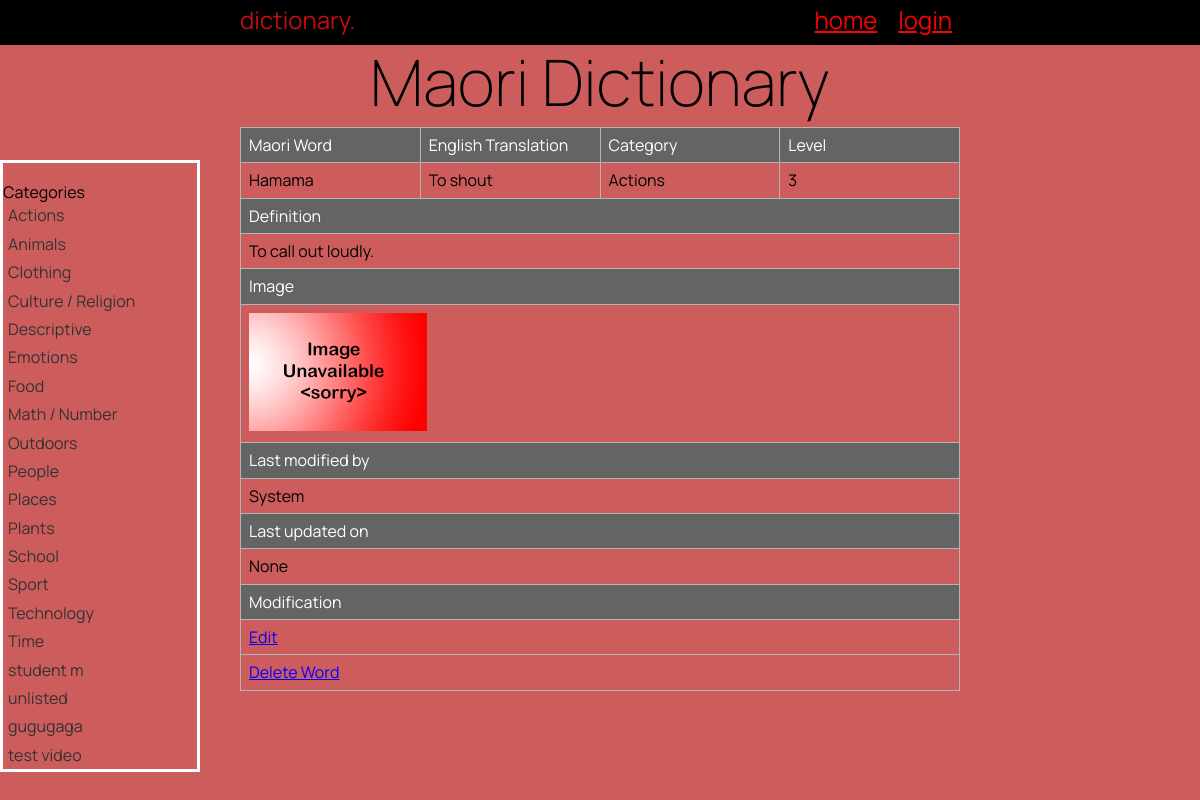
The page /word_detail/1 on the database as committed earlier.
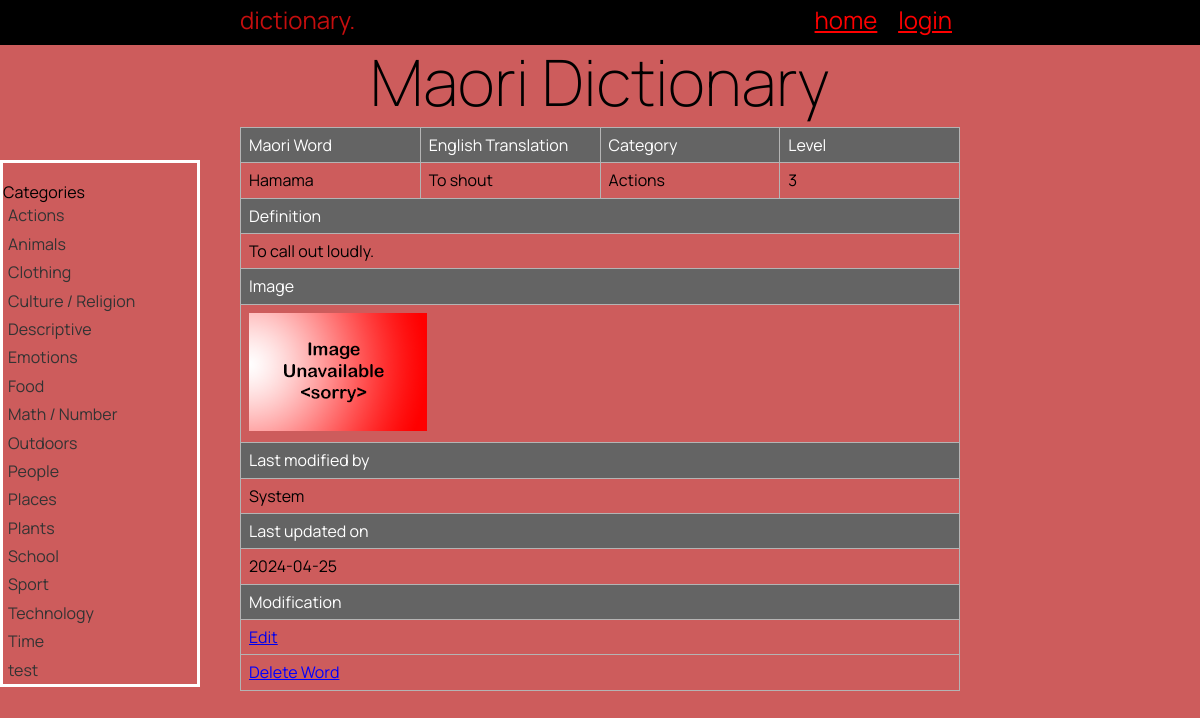
The same page on the database as committed later.
### tables this page shows
CREATE TABLE "category"
(
    cat_id        integer
        constraint category_pk
            primary key autoincrement
        constraint category_pk_2
            unique,
    category_name varchar(100)
);

CREATE TABLE "Dictionary"
(
    word_id    INTEGER
        constraint maori_words_pk
            primary key autoincrement,
    Maori      varchar(100),
    English    varchar(100),
    Definition varchar(100),
    level      INTEGER,
    image      varchar(15),
    cat_id_fk  INTEGER
        constraint cat_id_fk
            references category (""),
    user_id_fk INTEGER
        constraint user_id_fk
            references user (""),
    entry_date date
);

CREATE TABLE "user"
(
    user_id    integer
        constraint user_pk
            primary key autoincrement
        constraint user_pk_3
            unique,
    fname      varchar(200),
    lname      varchar(200),
    email      varchar(500)
        constraint user_pk_2
            unique,
    password   varchar(100),
    is_teacher integer
);

### app.py (the view)
@app.route('/word_detail/<word_id>')
def render_word_detail(word_id):
    category_list = get_list("SELECT cat_id, category_name FROM category", "")
    about_word = get_list("SELECT word_id, Maori, English, Definition, level, image, category_name, fname, "
                          " entry_date FROM Dictionary m "
                          "INNER JOIN user u on m.user_id_fk = u.user_id "
                          "INNER JOIN category c ON m.cat_id_fk = c.cat_id WHERE word_id=?", (word_id,))
    return render_template("word_detail.html", wordinfo=about_word,  logged_in=is_logged_in(),
                           categories=category_list, is_teacher=is_teacher())

### app.py (called while the page is built)
def get_list(query, params):
    with create_connection(DATABASE) as con:
        cur = con.cursor()
        if params == "":
            cur.execute(query)
        else:
            cur.execute(query, params)
        query_list = cur.fetchall()
    return query_list

def create_connection(db_file):
    try:
        connection = sqlite3.connect(db_file)
        print("Connection to database successful.")
        return connection
    except Error as e:
        print("Error connecting to database:", e)
        return None

def is_logged_in():
    if session.get('email') is None:
        return False
    else:
        return True

def is_teacher():
    return session.get('is_teacher') == 1

### templates/word_detail.html (shortened to what this page needs)
{% extends 'base.html' %}
{% block main %}
<div class="sidebar">
    <p>Categories</p>
    {% for category in categories %}
    <ul id="sidebar-links">
        <li><a href="/category/{{ category[0] }}">{{ category[1] }}</a></li>
    </ul>
    {% endfor %}
</div>
<div class="content">
    <table class="info">
        <tr class="header">
            <td style="width:25%">Maori Word</td>
            <td style="width:25%">English Translation</td>
            <td style="width:25%">Category</td>
            <td style="width:25%">Level</td>
        </tr>
        {% for id in wordinfo %}
        <tr>
            <td>{{ id[1] }}</td>
            <td>{{ id[2] }}</td>
            <td>{{ id[6] }}</td>
            <td>{{ id[4] }}</td>
        </tr>
        <tr class="header">
            <td colspan="4">Definition</td>
        </tr>
        <tr>
            <td colspan="4">{{ id[3] }}</td>
        </tr>
        <tr class="header">
            <td colspan="4">Image</td>
        </tr>
        <tr>
            <td colspan="4">
                <img src="/static/images/{{ id[5] }}.jpg">
            </td>
        </tr>
        <tr class="header">
            <td colspan="4">Last modified by</td>
        </tr>
        <tr>
            <td colspan="4">{{ id[7] }}</td>
        </tr>
        <tr class="header">
            <td colspan="4"> Last updated on</td>
        </tr>
        <tr>
            <td colspan="4">{{ id[8] }}</td>
        </tr>
        <tr class="header">
            <td colspan="4">Modification</td>
        </tr>
        <tr>
            <td colspan="4">
                <a href="/edit/{{ id[0] }}">Edit</a>
            </td>
        </tr>
        <tr>
            <td colspan="4">
                <form action="/delete_word/{{ id[0] }}" method="GET" class="inline-form">
                    <button type="submit" class="link-button">Delete Word</button>
                </form>
            </td>
        </tr>
        {% endfor %}
    </table>
</div>
{% endblock %}

### templates/base.html (shortened to what this page needs)
<!DOCTYPE html>
<html lang="en">
<head>
    <link rel="stylesheet" href="https://cdnjs.cloudflare.com/ajax/libs/normalize/8.0.1/normalize.css"/>
    <link href="{{ url_for('static', filename='style.css') }}" rel="stylesheet">
</head>
<body>
<nav>
    <div class="container">
        <div class="navbar-brand">dictionary.</div>
        <div class="navbar-links">
            <a href="/">home</a>
            {% if logged_in %}
                <a href="/allwords">All words</a>
                {% if is_teacher %}
                    <a href="/admin">Admin</a>
                {% endif %}
                <a href="/logout">logout</a>
            {% else %}
                <a href="/login">login</a>
            {% endif %}
        </div>
    </div>
</nav>
<div class="container">
    <header>
        <h1>Maori Dictionary</h1>
    </header>
    <main>
        {% block main %}{% endblock %}
    </main>
</div>
</body>
</html>

### static/style.css (style rules this page uses)
* { font-family: 'Manrope', sans-serif; padding: 0; margin: 0; box-sizing: border-box; }
body { background-color: indianred; }
.container { width: 60vw; margin: auto; }
.container::after { content: ""; clear: both; display: table; }
img { max-width: 100%; }
h1 { text-align: center; font-weight: 200; font-size: 4rem; margin: 0; }
nav { background-color: rgb(0, 0, 0); text-align: center; font-size: 1.5rem; padding-top: 0.4rem; padding-bottom: 0.7rem; color: rgb(196, 14, 14); }
.navbar-brand { display: inline; float: left; }
.navbar-links { display: inline; float: right; }
nav a { padding: 0 0.5rem; font-size: 1.5rem; color: red; }
table { font-family: Arial, Helvetica, sans-serif; border-collapse: collapse; width: 100%; }
td { border: 5px solid skyblue; padding: 10px; }
td, th { border: 1px solid #b4b4b4; padding: 8px; }
.list th, .info .header { padding-top: 12px; padding-bottom: 12px; text-align: left; background-color: #646464; color: white; }
.sidebar { position: fixed; top: 160px; left: 0px; width: 200px; height: auto; background-color: indianred; padding-top: 20px; border: 3px solid #ffffff; }
.sidebar ul { list-style-type: none; padding: 0; }
.sidebar ul li { padding: 5px; color: black; }
.sidebar ul li a { text-decoration: none; color: #333; display: block; }
.inline-form { display: inline; }
.link-button { background: none; color: blue; border: none; padding: 0; font: inherit; cursor: pointer; text-decoration: underline; }

Rows that differ between the two databases and show on the page:
removed category: category_name "student m"
removed category: category_name "unlisted"
removed category: category_name "gugugaga"
removed category: category_name "test video"
added category: category_name "test"
changed Dictionary "Hamama": entry_date "None" → "2024-04-25"
